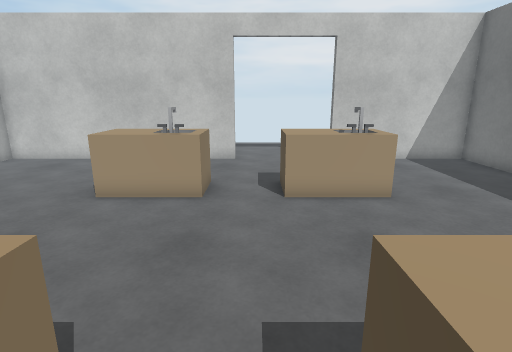
View 1 (above)

16 first-person views from a walk through a 3-D level made in the Unity game engine. The camera is 1.5 m above the floor, tilts 14° down and sees 80° across. The floor is counted in squares, 0.5 m on a side. Each view is taken from the middle of a square. On the plan, view 1 faces up. The plan holds only what a view shows up to about 20 squares ahead; the rest is blank. Door leaves are left out, so doorways stand open. Some surface patterns are stand-ins.

View 2
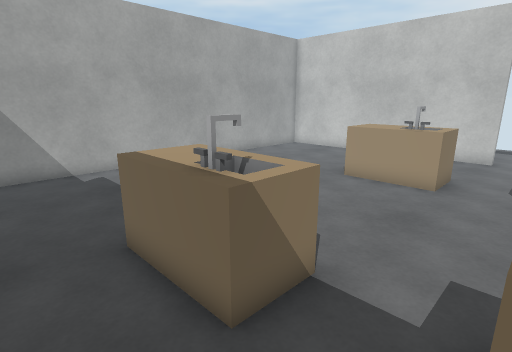

View 3
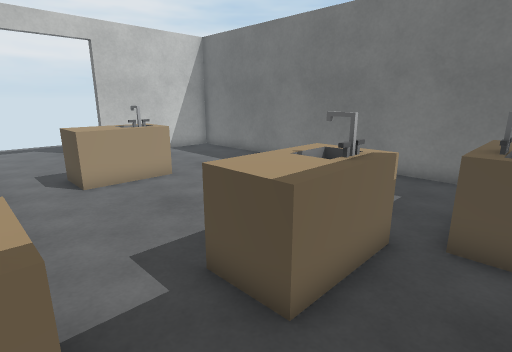

View 4
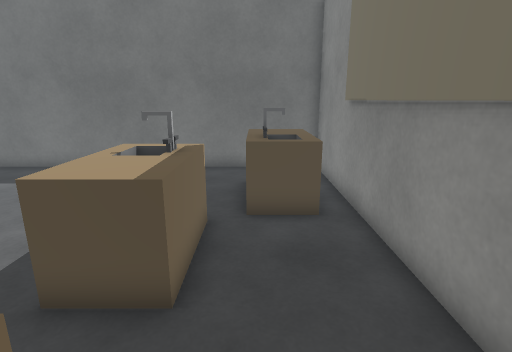

View 5
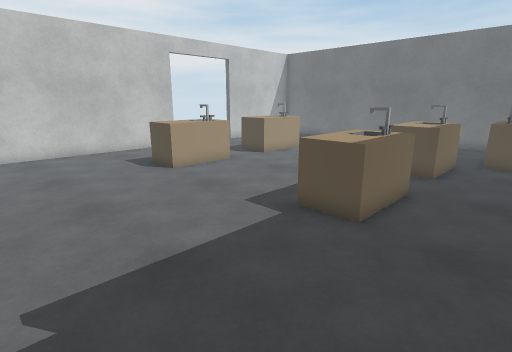

View 6
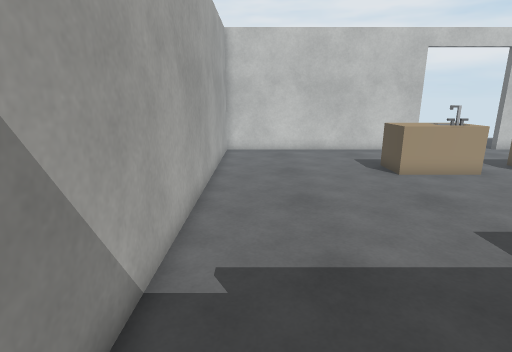

View 7
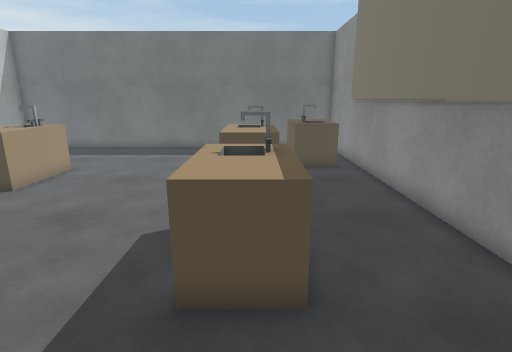

View 8
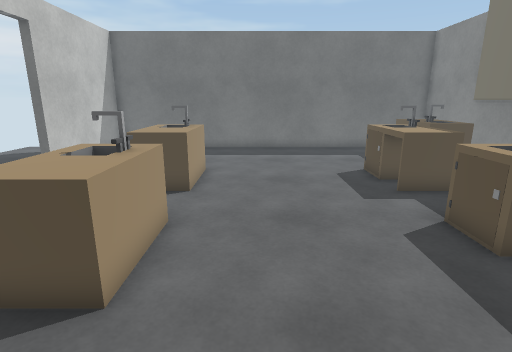

View 9
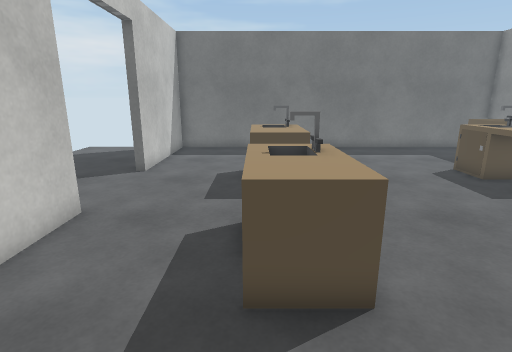

View 10
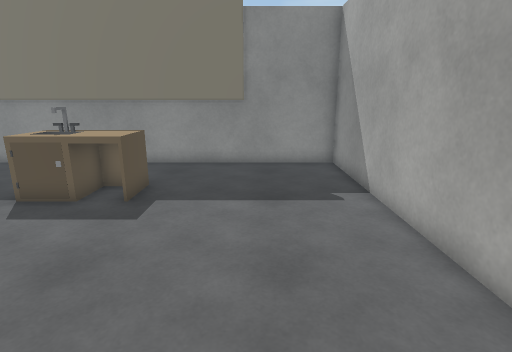

View 11
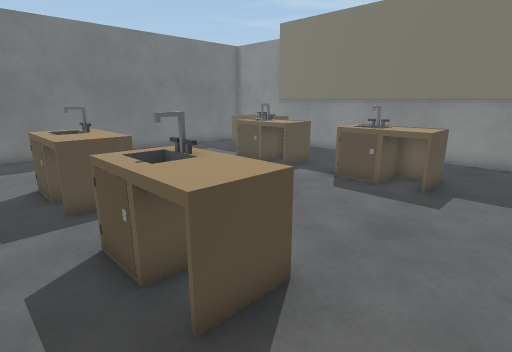

View 12
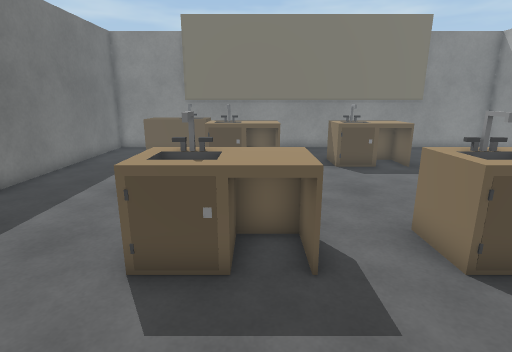

View 13
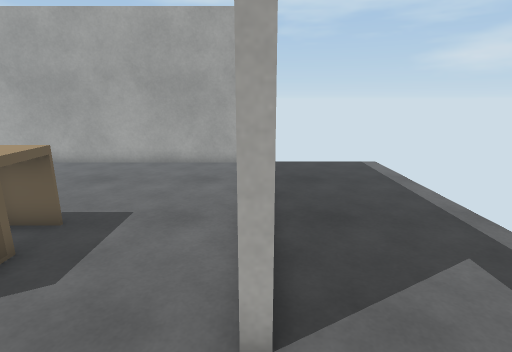

View 14
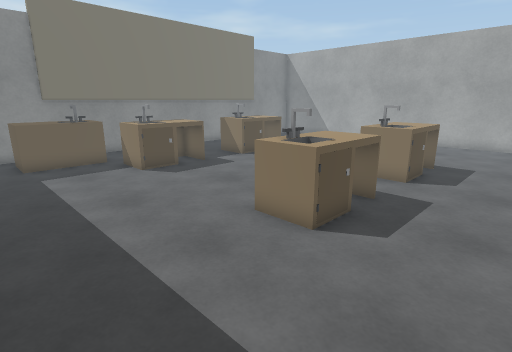

View 15
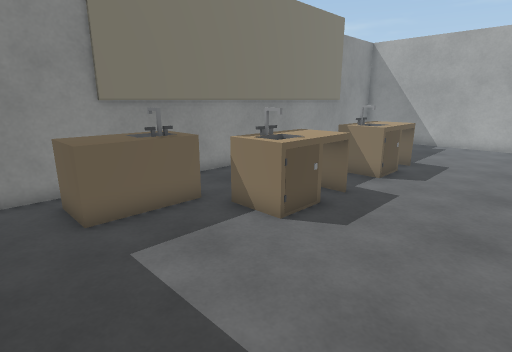

View 16
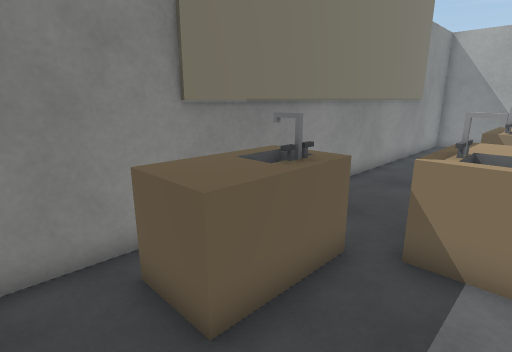

### Floor plan
Points are (right, up) in squares from view 1. A wall is a line through its corners. A room is listed if a view was taken in it or the views show most of it. See-through windows are left out.
Room 1 (views 1, 2, 3, 4, 5, 6, 7, 8, 9, 10, 11, 14, 15, 16)
walls: (-1.1, 15.8) (-12.8, 15.8) (-12.8, -3.8) (10.8, -3.8) (10.8, 15.8) (3.9, 15.8)
ways out: opening at (1.5, 16) to room 2
objects: other object (-5, 0) to (-2, 2); other object (-5, 9) to (-2, 11); other object (1, 0) to (4, 2); other object (1, 9) to (4, 11); other object (5, -3) to (8, -1)
Room 2 (views 12, 13)
walls: (3.9, 15.8) (3.9, 16.2); (-1.1, 16.2) (-1.1, 15.8)
ways out: opening at (1.5, 16) to room 1; opening at (-1, 20); open door at (-1, 17)

Where each view was taken, in squares from view 1:
view 1: 0 up, 0 right, facing up
view 2: 2 down, 1 right, facing up-left
view 3: 2 down, 2 left, facing up-right
view 4: 1 down, 3 left, facing right
view 5: 3 down, 12 left, facing up-right
view 6: 3 down, 11 left, facing up
view 7: 1 up, 9 left, facing right
view 8: 7 up, 9 left, facing right
view 9: 11 up, 9 left, facing right
view 10: 11 up, 9 left, facing down
view 11: 13 up, 8 left, facing down-right
view 12: 16 up, 2 right, facing down
view 13: 16 up, 2 right, facing left
view 14: 15 up, 10 right, facing down-left
view 15: 7 up, 10 right, facing down-left
view 16: 2 up, 10 right, facing down-left
